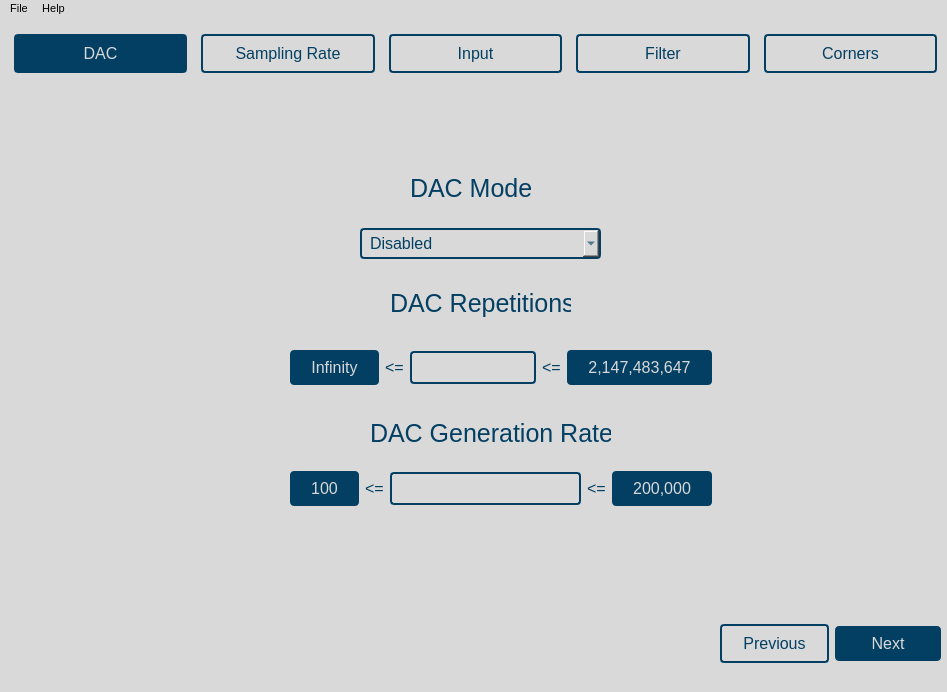
<?xml version="1.0" encoding="UTF-8"?>
<ui version="4.0">
 <class>basic_operation</class>
 <widget class="QMainWindow" name="basic_operation">
  <property name="enabled">
   <bool>true</bool>
  </property>
  <property name="geometry">
   <rect>
    <x>0</x>
    <y>0</y>
    <width>947</width>
    <height>692</height>
   </rect>
  </property>
  <property name="maximumSize">
   <size>
    <width>947</width>
    <height>692</height>
   </size>
  </property>
  <property name="font">
   <font>
    <family>Segoe UI</family>
    <pointsize>12</pointsize>
    <underline>false</underline>
   </font>
  </property>
  <property name="windowTitle">
   <string>CyDAQ</string>
  </property>
  <property name="styleSheet">
   <string notr="true">background-color: #d9d9d9;</string>
  </property>
  <widget class="QWidget" name="centralwidget">
   <property name="styleSheet">
    <string notr="true">QWidget {
	font-family: &quot;Segoe UI&quot;;
	font-size: 16px;
	color: #033f63;
}

QPushButton {
	background-color: #033f63;
	color: #d9d9d9;
	border-radius: 4px;
	padding: 8px 21px;
}

QComboBox {
	border-radius: 4px;
	border: 2px solid #033f63;
	padding: 4px 8px;
}

QLineEdit {
	border-radius: 4px;
	border: 2px solid #033f63;
	padding: 4px 8px;
}

#dac_gen_rate_label, #dac_mode_label, #dac_repetitions_label {
	font-size: 25px;
}

#dac_btn, #sampling_rate_btn, #input_btn, #filter_btn, #corners_btn {
	margin: 0 4px;
}

#dac_btn {
	border: 2px solid #033f63;
}

#sampling_rate_btn, #input_btn, #filter_btn, #corners_btn, #previous_btn {
	background-color: none;
	border: 2px solid #033f63;
	color: #033f63;
}

</string>
   </property>
   <widget class="QLabel" name="dac_gen_rate_label">
    <property name="geometry">
     <rect>
      <x>370</x>
      <y>400</y>
      <width>241</width>
      <height>31</height>
     </rect>
    </property>
    <property name="text">
     <string>DAC Generation Rate</string>
    </property>
   </widget>
   <widget class="QWidget" name="horizontalLayoutWidget">
    <property name="geometry">
     <rect>
      <x>290</x>
      <y>450</y>
      <width>422</width>
      <height>41</height>
     </rect>
    </property>
    <layout class="QHBoxLayout" name="horizontalLayout_2">
     <item>
      <widget class="QPushButton" name="gen_rate_min_limit_btn">
       <property name="text">
        <string>100</string>
       </property>
      </widget>
     </item>
     <item>
      <widget class="QLabel" name="label_6">
       <property name="text">
        <string>&lt;=</string>
       </property>
      </widget>
     </item>
     <item>
      <widget class="QLineEdit" name="gen_rate_input"/>
     </item>
     <item>
      <widget class="QLabel" name="label_7">
       <property name="text">
        <string>&lt;=</string>
       </property>
      </widget>
     </item>
     <item>
      <widget class="QPushButton" name="gen_rate_max_limit_btn">
       <property name="text">
        <string>200,000</string>
       </property>
      </widget>
     </item>
    </layout>
   </widget>
   <widget class="QWidget" name="horizontalLayoutWidget_2">
    <property name="geometry">
     <rect>
      <x>720</x>
      <y>600</y>
      <width>221</width>
      <height>51</height>
     </rect>
    </property>
    <layout class="QHBoxLayout" name="horizontalLayout_3">
     <item>
      <widget class="QPushButton" name="previous_btn">
       <property name="text">
        <string>Previous</string>
       </property>
      </widget>
     </item>
     <item>
      <widget class="QPushButton" name="next_btn">
       <property name="text">
        <string>Next</string>
       </property>
      </widget>
     </item>
    </layout>
   </widget>
   <widget class="QWidget" name="layoutWidget">
    <property name="geometry">
     <rect>
      <x>10</x>
      <y>10</y>
      <width>931</width>
      <height>51</height>
     </rect>
    </property>
    <layout class="QHBoxLayout" name="nav_layout">
     <item>
      <widget class="QPushButton" name="dac_btn">
       <property name="minimumSize">
        <size>
         <width>0</width>
         <height>0</height>
        </size>
       </property>
       <property name="maximumSize">
        <size>
         <width>16777215</width>
         <height>16777215</height>
        </size>
       </property>
       <property name="font">
        <font>
         <family>Segoe UI</family>
         <pointsize>-1</pointsize>
        </font>
       </property>
       <property name="text">
        <string>DAC</string>
       </property>
      </widget>
     </item>
     <item>
      <widget class="QPushButton" name="sampling_rate_btn">
       <property name="minimumSize">
        <size>
         <width>0</width>
         <height>0</height>
        </size>
       </property>
       <property name="maximumSize">
        <size>
         <width>16777215</width>
         <height>16777215</height>
        </size>
       </property>
       <property name="text">
        <string>Sampling Rate</string>
       </property>
      </widget>
     </item>
     <item>
      <widget class="QPushButton" name="input_btn">
       <property name="minimumSize">
        <size>
         <width>0</width>
         <height>0</height>
        </size>
       </property>
       <property name="maximumSize">
        <size>
         <width>16777215</width>
         <height>16777215</height>
        </size>
       </property>
       <property name="text">
        <string>Input</string>
       </property>
      </widget>
     </item>
     <item>
      <widget class="QPushButton" name="filter_btn">
       <property name="minimumSize">
        <size>
         <width>0</width>
         <height>0</height>
        </size>
       </property>
       <property name="maximumSize">
        <size>
         <width>16777215</width>
         <height>16777215</height>
        </size>
       </property>
       <property name="text">
        <string>Filter</string>
       </property>
      </widget>
     </item>
     <item>
      <widget class="QPushButton" name="corners_btn">
       <property name="minimumSize">
        <size>
         <width>0</width>
         <height>0</height>
        </size>
       </property>
       <property name="maximumSize">
        <size>
         <width>16777215</width>
         <height>16777215</height>
        </size>
       </property>
       <property name="text">
        <string>Corners</string>
       </property>
      </widget>
     </item>
    </layout>
   </widget>
   <widget class="QWidget" name="layoutWidget">
    <property name="geometry">
     <rect>
      <x>290</x>
      <y>330</y>
      <width>422</width>
      <height>39</height>
     </rect>
    </property>
    <layout class="QHBoxLayout" name="horizontalLayout">
     <item alignment="Qt::AlignHCenter|Qt::AlignVCenter">
      <widget class="QPushButton" name="repetitions_min_limit_btn">
       <property name="text">
        <string>Infinity</string>
       </property>
      </widget>
     </item>
     <item alignment="Qt::AlignHCenter|Qt::AlignVCenter">
      <widget class="QLabel" name="label_3">
       <property name="text">
        <string>&lt;=</string>
       </property>
      </widget>
     </item>
     <item>
      <widget class="QLineEdit" name="repetitions_input"/>
     </item>
     <item alignment="Qt::AlignHCenter|Qt::AlignVCenter">
      <widget class="QLabel" name="label_4">
       <property name="text">
        <string>&lt;=</string>
       </property>
      </widget>
     </item>
     <item alignment="Qt::AlignHCenter|Qt::AlignVCenter">
      <widget class="QPushButton" name="repetitions_max_limit_btn">
       <property name="text">
        <string>2,147,483,647</string>
       </property>
      </widget>
     </item>
    </layout>
   </widget>
   <widget class="QLabel" name="dac_mode_label">
    <property name="geometry">
     <rect>
      <x>410</x>
      <y>160</y>
      <width>121</width>
      <height>21</height>
     </rect>
    </property>
    <property name="text">
     <string>DAC Mode</string>
    </property>
   </widget>
   <widget class="QComboBox" name="dac_mode_dropdown">
    <property name="geometry">
     <rect>
      <x>360</x>
      <y>210</y>
      <width>241</width>
      <height>31</height>
     </rect>
    </property>
    <property name="minimumSize">
     <size>
      <width>0</width>
      <height>0</height>
     </size>
    </property>
    <property name="maximumSize">
     <size>
      <width>16777215</width>
      <height>16777215</height>
     </size>
    </property>
    <item>
     <property name="text">
      <string>Disabled</string>
     </property>
    </item>
    <item>
     <property name="text">
      <string>Dataset</string>
     </property>
    </item>
    <item>
     <property name="text">
      <string>Passthrough</string>
     </property>
    </item>
   </widget>
   <widget class="QLabel" name="dac_repetitions_label">
    <property name="geometry">
     <rect>
      <x>390</x>
      <y>270</y>
      <width>181</width>
      <height>31</height>
     </rect>
    </property>
    <property name="text">
     <string>DAC Repetitions</string>
    </property>
   </widget>
  </widget>
  <widget class="QMenuBar" name="menubar">
   <property name="geometry">
    <rect>
     <x>0</x>
     <y>0</y>
     <width>947</width>
     <height>19</height>
    </rect>
   </property>
   <property name="font">
    <font>
     <pointsize>8</pointsize>
    </font>
   </property>
   <widget class="QMenu" name="menuFile">
    <property name="title">
     <string>File</string>
    </property>
    <addaction name="actionRestart"/>
    <addaction name="actionQuit"/>
   </widget>
   <widget class="QMenu" name="menuHelp">
    <property name="title">
     <string>Help</string>
    </property>
    <addaction name="actionPing_CyDAQ"/>
   </widget>
   <addaction name="menuFile"/>
   <addaction name="menuHelp"/>
  </widget>
  <widget class="QStatusBar" name="statusbar"/>
  <action name="actionRestart">
   <property name="text">
    <string>Restart</string>
   </property>
  </action>
  <action name="actionQuit">
   <property name="text">
    <string>Quit</string>
   </property>
  </action>
  <action name="actionPing_CyDAQ">
   <property name="text">
    <string>Ping CyDAQ</string>
   </property>
  </action>
 </widget>
 <resources/>
 <connections/>
</ui>
